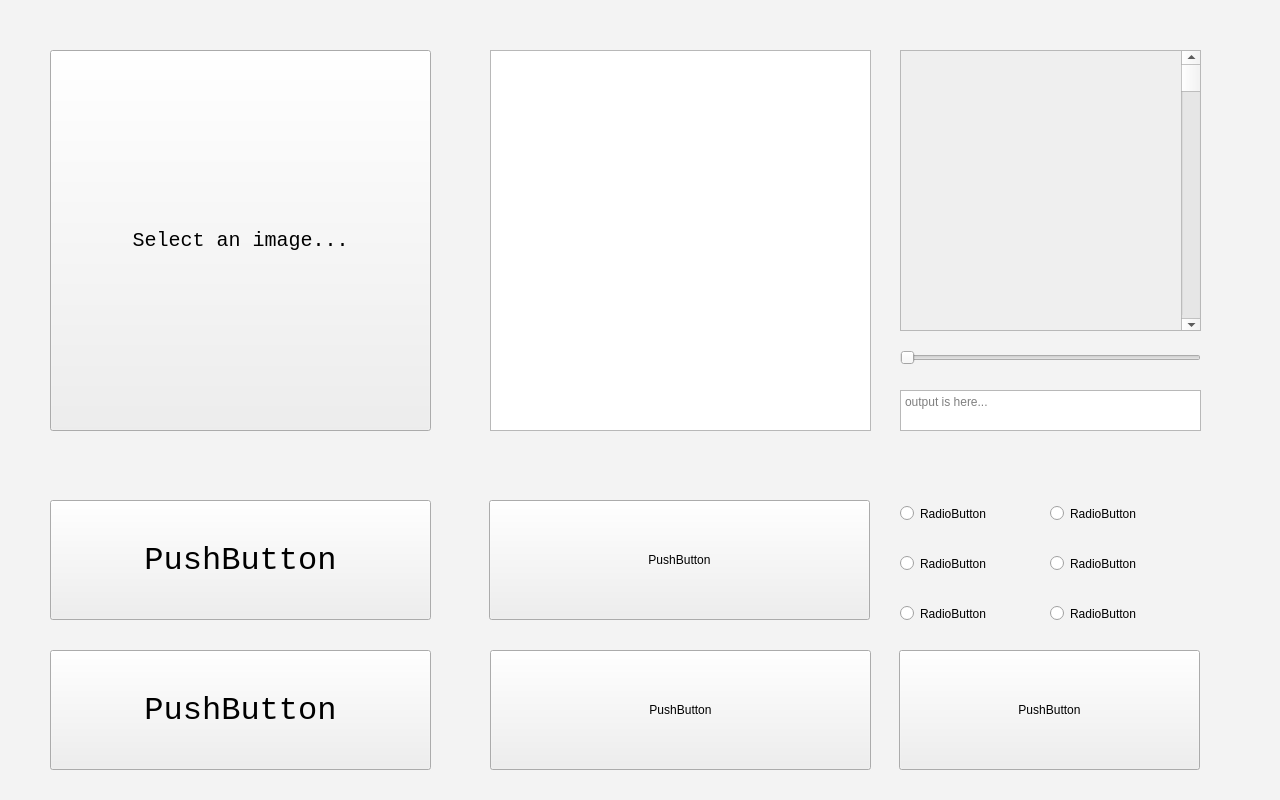
<?xml version="1.0" encoding="UTF-8"?>
<ui version="4.0">
 <class>Widget</class>
 <widget class="QWidget" name="Widget">
  <property name="geometry">
   <rect>
    <x>0</x>
    <y>0</y>
    <width>1280</width>
    <height>800</height>
   </rect>
  </property>
  <property name="minimumSize">
   <size>
    <width>1280</width>
    <height>800</height>
   </size>
  </property>
  <property name="maximumSize">
   <size>
    <width>1280</width>
    <height>800</height>
   </size>
  </property>
  <property name="windowTitle">
   <string>Widget</string>
  </property>
  <property name="styleSheet">
   <string notr="true"/>
  </property>
  <widget class="QWidget" name="mainDisplayWidget" native="true">
   <property name="geometry">
    <rect>
     <x>0</x>
     <y>0</y>
     <width>1280</width>
     <height>800</height>
    </rect>
   </property>
   <property name="minimumSize">
    <size>
     <width>1280</width>
     <height>800</height>
    </size>
   </property>
   <property name="maximumSize">
    <size>
     <width>1280</width>
     <height>800</height>
    </size>
   </property>
   <property name="styleSheet">
    <string notr="true">#mainDisplayWidget{
background-color: rgb(243, 243, 243);}</string>
   </property>
   <widget class="QtMaterialRaisedButton" name="startCompression">
    <property name="geometry">
     <rect>
      <x>50</x>
      <y>650</y>
      <width>381</width>
      <height>120</height>
     </rect>
    </property>
    <property name="font">
     <font>
      <family>Consolas</family>
      <pointsize>24</pointsize>
     </font>
    </property>
    <property name="text">
     <string>PushButton</string>
    </property>
   </widget>
   <widget class="QtMaterialRaisedButton" name="uploadPic">
    <property name="geometry">
     <rect>
      <x>50</x>
      <y>500</y>
      <width>381</width>
      <height>120</height>
     </rect>
    </property>
    <property name="font">
     <font>
      <family>Consolas</family>
      <pointsize>24</pointsize>
     </font>
    </property>
    <property name="text">
     <string>PushButton</string>
    </property>
   </widget>
   <widget class="QtMaterialRaisedButton" name="function1">
    <property name="geometry">
     <rect>
      <x>489</x>
      <y>500</y>
      <width>381</width>
      <height>120</height>
     </rect>
    </property>
    <property name="styleSheet">
     <string notr="true"/>
    </property>
    <property name="text">
     <string>PushButton</string>
    </property>
   </widget>
   <widget class="QtMaterialRaisedButton" name="function3">
    <property name="geometry">
     <rect>
      <x>490</x>
      <y>650</y>
      <width>381</width>
      <height>120</height>
     </rect>
    </property>
    <property name="text">
     <string>PushButton</string>
    </property>
   </widget>
   <widget class="QtMaterialRaisedButton" name="function4">
    <property name="geometry">
     <rect>
      <x>899</x>
      <y>650</y>
      <width>301</width>
      <height>120</height>
     </rect>
    </property>
    <property name="text">
     <string>PushButton</string>
    </property>
   </widget>
   <widget class="QGraphicsView" name="graphicsView_2">
    <property name="geometry">
     <rect>
      <x>490</x>
      <y>50</y>
      <width>381</width>
      <height>381</height>
     </rect>
    </property>
   </widget>
   <widget class="QtMaterialRaisedButton" name="selectPicture">
    <property name="geometry">
     <rect>
      <x>50</x>
      <y>50</y>
      <width>381</width>
      <height>381</height>
     </rect>
    </property>
    <property name="font">
     <font>
      <family>Consolas</family>
      <pointsize>15</pointsize>
      <bold>false</bold>
     </font>
    </property>
    <property name="text">
     <string>Select an image...</string>
    </property>
   </widget>
   <widget class="QtMaterialRadioButton" name="radioButton">
    <property name="geometry">
     <rect>
      <x>900</x>
      <y>550</y>
      <width>134</width>
      <height>27</height>
     </rect>
    </property>
    <property name="text">
     <string>RadioButton</string>
    </property>
   </widget>
   <widget class="QtMaterialRadioButton" name="radioButton_2">
    <property name="geometry">
     <rect>
      <x>900</x>
      <y>500</y>
      <width>134</width>
      <height>27</height>
     </rect>
    </property>
    <property name="text">
     <string>RadioButton</string>
    </property>
   </widget>
   <widget class="QtMaterialRadioButton" name="radioButton_3">
    <property name="geometry">
     <rect>
      <x>1050</x>
      <y>500</y>
      <width>134</width>
      <height>27</height>
     </rect>
    </property>
    <property name="text">
     <string>RadioButton</string>
    </property>
   </widget>
   <widget class="QtMaterialRadioButton" name="radioButton_4">
    <property name="geometry">
     <rect>
      <x>1050</x>
      <y>550</y>
      <width>134</width>
      <height>27</height>
     </rect>
    </property>
    <property name="text">
     <string>RadioButton</string>
    </property>
   </widget>
   <widget class="QtMaterialRadioButton" name="radioButton_5">
    <property name="geometry">
     <rect>
      <x>900</x>
      <y>600</y>
      <width>134</width>
      <height>27</height>
     </rect>
    </property>
    <property name="text">
     <string>RadioButton</string>
    </property>
   </widget>
   <widget class="QtMaterialRadioButton" name="radioButton_6">
    <property name="geometry">
     <rect>
      <x>1050</x>
      <y>600</y>
      <width>134</width>
      <height>27</height>
     </rect>
    </property>
    <property name="text">
     <string>RadioButton</string>
    </property>
   </widget>
   <widget class="QtMaterialSlider" name="horizontalSlider">
    <property name="geometry">
     <rect>
      <x>900</x>
      <y>350</y>
      <width>301</width>
      <height>16</height>
     </rect>
    </property>
    <property name="orientation">
     <enum>Qt::Horizontal</enum>
    </property>
   </widget>
   <widget class="QScrollArea" name="scrollArea">
    <property name="geometry">
     <rect>
      <x>900</x>
      <y>50</y>
      <width>301</width>
      <height>281</height>
     </rect>
    </property>
    <property name="widgetResizable">
     <bool>true</bool>
    </property>
    <widget class="QWidget" name="scrollAreaWidgetContents">
     <property name="geometry">
      <rect>
       <x>0</x>
       <y>0</y>
       <width>299</width>
       <height>279</height>
      </rect>
     </property>
     <widget class="QtMaterialScrollBar" name="verticalScrollBar">
      <property name="geometry">
       <rect>
        <x>280</x>
        <y>0</y>
        <width>21</width>
        <height>281</height>
       </rect>
      </property>
      <property name="orientation">
       <enum>Qt::Vertical</enum>
      </property>
     </widget>
    </widget>
   </widget>
   <widget class="QtMaterialTextField" name="textEdit">
    <property name="geometry">
     <rect>
      <x>900</x>
      <y>390</y>
      <width>301</width>
      <height>41</height>
     </rect>
    </property>
    <property name="focusPolicy">
     <enum>Qt::StrongFocus</enum>
    </property>
    <property name="markdown">
     <string/>
    </property>
    <property name="placeholderText">
     <string>output is here...</string>
    </property>
   </widget>
   <zorder>scrollArea</zorder>
   <zorder>startCompression</zorder>
   <zorder>uploadPic</zorder>
   <zorder>function1</zorder>
   <zorder>function3</zorder>
   <zorder>function4</zorder>
   <zorder>graphicsView_2</zorder>
   <zorder>selectPicture</zorder>
   <zorder>radioButton</zorder>
   <zorder>radioButton_2</zorder>
   <zorder>radioButton_3</zorder>
   <zorder>radioButton_4</zorder>
   <zorder>radioButton_5</zorder>
   <zorder>radioButton_6</zorder>
   <zorder>horizontalSlider</zorder>
   <zorder>textEdit</zorder>
  </widget>
 </widget>
 <customwidgets>
  <customwidget>
   <class>QtMaterialRaisedButton</class>
   <extends>QPushButton</extends>
   <header location="global">qtmaterialraisedbutton.h</header>
  </customwidget>
  <customwidget>
   <class>QtMaterialRadioButton</class>
   <extends>QRadioButton</extends>
   <header location="global">qtmaterialradiobutton.h</header>
  </customwidget>
  <customwidget>
   <class>QtMaterialSlider</class>
   <extends>QSlider</extends>
   <header location="global">qtmaterialslider.h</header>
  </customwidget>
  <customwidget>
   <class>QtMaterialTextField</class>
   <extends>QTextEdit</extends>
   <header location="global">qtmaterialtextfield.h</header>
  </customwidget>
  <customwidget>
   <class>QtMaterialScrollBar</class>
   <extends>QScrollBar</extends>
   <header>qtmaterialscrollbar.h</header>
  </customwidget>
 </customwidgets>
 <resources/>
 <connections/>
</ui>
